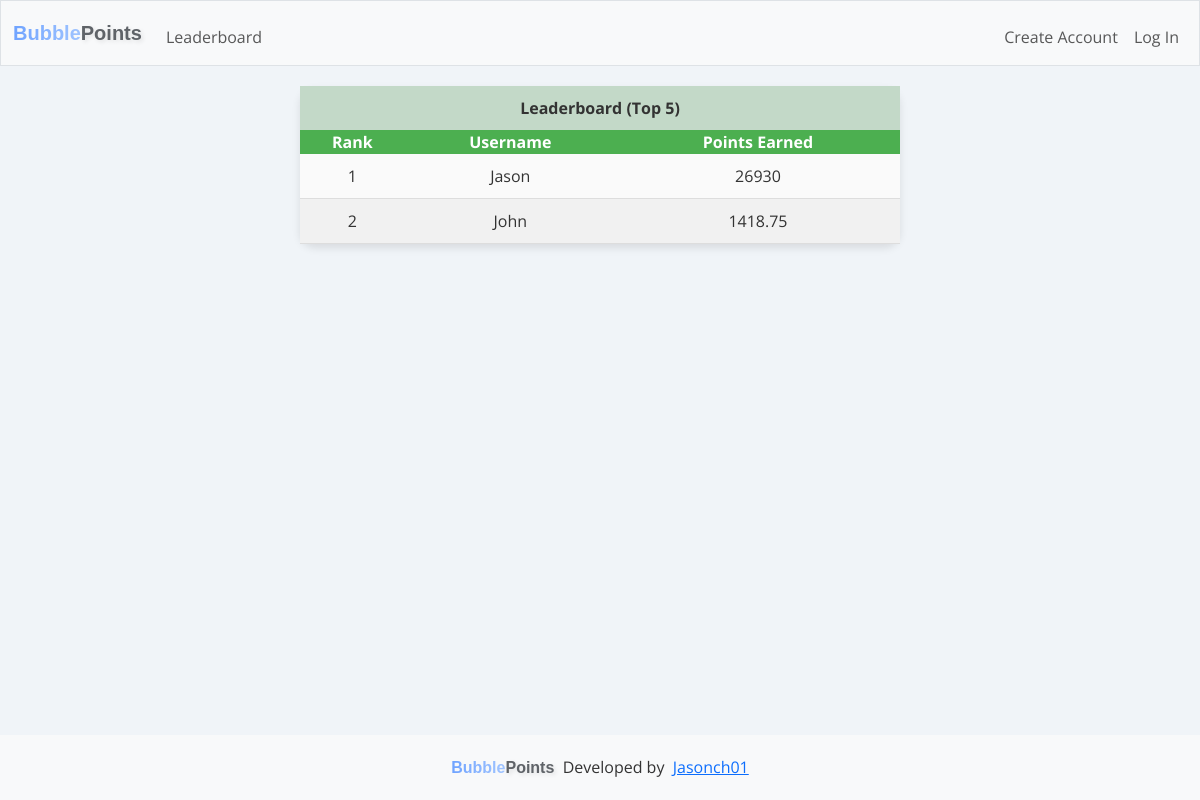
The page /leaderboard on the database as committed earlier.
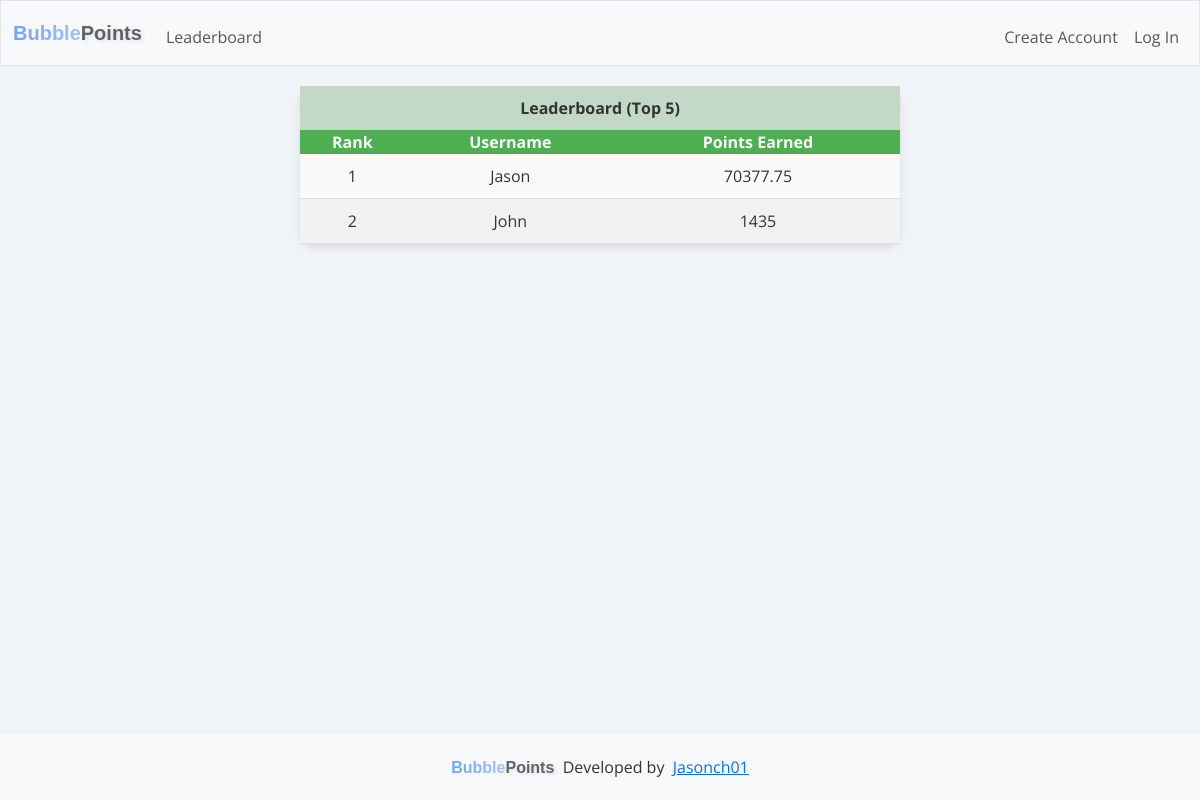
The same page on the database as committed later.
### tables this page shows
CREATE TABLE users (
        id INTEGER PRIMARY KEY AUTOINCREMENT NOT NULL,
        username TEXT NOT NULL,
        hash TEXT NOT NULL,
        points INTEGER NOT NULL DEFAULT 1000,
        total_points_earned INTEGER NOT NULL DEFAULT 0,
        email TEXT UNIQUE
    );

### app.py (the view)
@app.route("/leaderboard", methods=["GET", "POST"])
def leaderboard():
    user = cur.execute("SELECT username, total_points_earned FROM users ORDER BY total_points_earned DESC LIMIT 5").fetchall()
    print(user[0][0])
    if request.method == "POST":
        return redirect("/")
    else:
        return render_template("leaderboard.html", user=user)

### app.py (called while the page is built)
@app.after_request
def after_request(response):
    response.headers["Cache-Control"] = "no-cache, no-store, must-revalidate"
    response.headers["Expires"] = 0
    response.headers["Pragma"] = "no-cache"
    return response

### templates/leaderboard.html
{% extends "layout.html" %}
{% block main %}
<div class="container d-flex justify-content-center align-items-center leaderboard">
  <table class="leaderboard-table">
    <thead>
      <tr class="leaderboard-header">
        <th colspan="3" class="text-center">Leaderboard (Top 5)</th>
      </tr>
      <tr class="leaderboard-header-row">
        <th class="text-center">Rank</th>
        <th class="text-center">Username</th>
        <th class="text-center">Points Earned</th>
      </tr>
    </thead>
    <tbody>
      {% for user in user %}
      <tr class="leaderboard-row">
        <td class="text-center">{{ loop.index }}</td>
        <td class="text-center">{{ user[0] }}</td>
        <td class="text-center">{{ user[1] }}</td>
      </tr>
      {% endfor %}
    </tbody>
  </table>
</div>
{% endblock %}

Rows that differ between the two databases and show on the page:
changed users "Jason": total_points_earned "26930" → "70377.75"
changed users "John": total_points_earned "1418.75" → "1435"
